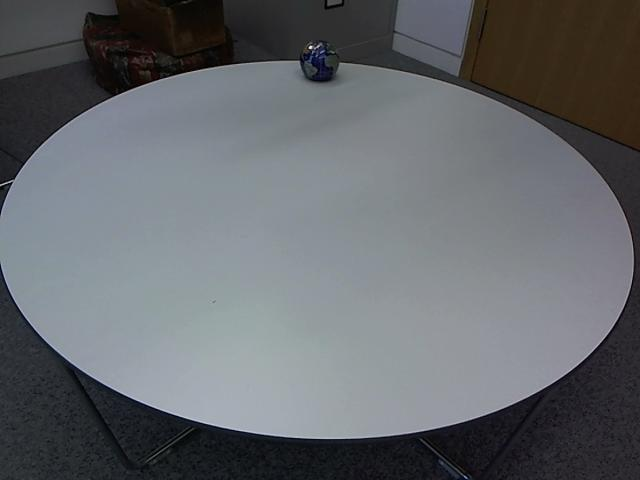
%> input picture set1/00000025.jpg, 640 x 480 px
$ octave main.m   (GNU Octave 9; MATLAB toolbox functions it lacks are replaced by stand-ins)
%> lines starting %> are read from the running program, lines starting %| are printed output that depends on the picture; in (x1, y1, x2, y2) boxes, pixels count from 0 and x2, y2 are one past the last pixel; in counts of white or black regions, pixels touching at a corner belong together; the program's own positions count from 1
### chromy.m
function [ chrome_image ] = chromy( image )
image = double(image);
temp = image(:,:,1) + image(:,:,2) + image(:,:,3);
r = image(:,:,1) ./ temp;
g = image(:,:,2) ./ temp;
s = (image(:,:,1) + image(:,:,2) + image(:,:,3)) / (3*255.0);
chrome_image(:,:,1) = r;
chrome_image(:,:,2) = g;
chrome_image(:,:,3) = s;
end

### detect_balls.m
function [ centers, radii, updated_bg_frame ] = detect_balls( frame, bg_frame )
%DETECT_BALLS Summary of this function goes here
%   Detailed explanation goes here
    current_frame = chromy(frame);
    fore = current_frame(:,:,3) ./ bg_frame(:,:,3) > 1.15 ...
         | current_frame(:,:,3) ./ bg_frame(:,:,3) < 0.8 ...
         | abs(current_frame(:,:,1) - bg_frame(:,:,1)) > 0.07 ...
         | abs(current_frame(:,:,2) - bg_frame(:,:,2)) > 0.07 ...
         | double(ones([480,640])) - current_frame(:,:,1) - current_frame(:,:,2) - (double(ones([480,640])) - bg_frame(:,:,1) - bg_frame(:,:,2)) > 0.07;
    foremm = bwmorph(fore, 'erode', 3);
    foremm = double(bwareaopen(foremm, 10));
    foremm = bwmorph(foremm, 'dilate', 3);

    bg_pixels = ones([480,640], 'double') - double(foremm);
    bg_pixels2(:,:,1) = bg_pixels;
    bg_pixels2(:,:,2) = bg_pixels;
    bg_pixels2(:,:,3) = bg_pixels;
    foremm2(:,:,1) = double(foremm);
    foremm2(:,:,2) = double(foremm);
    foremm2(:,:,3) = double(foremm);
    updated_bg_frame = (bg_frame + 0.1*(current_frame .* bg_pixels2) + 0.1*(bg_frame .* foremm2)) / 1.1;
    [centers_lame, radii_lame] = imfindcircles(foremm, [6 300]);
    [centers, radii] = find_overlap(centers_lame, radii_lame, 1.9);
end

### find_overlap.m
function [ centers, radii ] = find_overlap( centers,radii,gamma)
%FIND_OVERLAP Summary of this function goes here
%   Detailed explanation goes here

for i=1:size(radii)
    for j=1:i-1
      if(radii(i)~=0 && radii(j)~=0)
          if((gamma/2)*(radii(i)+radii(j)) > norm(centers(i,:)-centers(j,:)))

                radii(i)=0.5*radii(i)+0.5*radii(j);
                centers(i,:)=0.5*centers(i,:)+0.5*centers(j,:);

                radii(j)=0;
                centers(j,:)=0;
          end
      end
    end
end

for i=size(radii):-1:1

    if(radii(i)==0)
       radii(i)=[];
       centers(i,:)=[];

    end
end


end

### get_colors.m
function [ colors ] = get_colors(orig_current, centers, radii)
%GET_COLORS Summary of this function goes here
%   Detailed explanation goes here

% colors 1=yellow; 2=pink; 3=white;
yellow = [190, 109, 30];
pink = [181, 55, 103];
white = [150, 150, 150];

norm_colors = [yellow/sum(yellow); pink/sum(pink); white/sum(white)];

[h, w, ~] = size(orig_current);
n = size(radii,1);
colors = zeros(n,1);

for i = 1:n
    % mean of 0.3*radius area
    [rr, cc] = meshgrid(1:w,1:h);
    C = double(sqrt((rr-centers(i,1)).^2+(cc-centers(i,2)).^2) <= 0.3*radii(i));
    r = orig_current(:,:,1);
    g = orig_current(:,:,2);
    pink = orig_current(:,:,3);
    meanR = mean(r(logical(C)));
    meanG = mean(g(logical(C)));
    meanB = mean(pink(logical(C)));

    color = [meanR, meanG, meanB];
    norm_color = color/sum(color);

    d1 = norm(norm_color-norm_colors(1,:));
    d2 = norm(norm_color-norm_colors(2,:));
    d3 = norm(norm_color-norm_colors(3,:));
    [~,p] = min([d1, d2, d3]);
    colors(i) = p;

end


end

### match_points.m
function [ matches, colors, radii ] = match_points( prev_coords, colors, detected_coords, detected_colors,radii)
%UNTITLED Summary of this function goes here
%   Detailed explanation goes here
%TODOs
    s = size(prev_coords,1);
    matches = zeros(s,1);
    uncolored = []; % x, y, original index
    yellow_p = [];
    pink_p = [];
    white_p = [];
    max_d = 100;
    % segment previous
    for i=1:s
        if colors(i) == 0
            uncolored(end+1,1) = prev_coords(i,1);
            uncolored(end,2) = prev_coords(i,2);
            uncolored(end,3) = i;
        elseif colors(i) == 1
            yellow_p(end+1,1) = prev_coords(i,1);
            yellow_p(end,2) = prev_coords(i,2);
            yellow_p(end,3) = i;
        elseif colors(i) == 2
            pink_p(end+1,1) = prev_coords(i,1);
            pink_p(end,2) = prev_coords(i,2);
            pink_p(end,3) = i;
        elseif colors(i) == 3
            white_p(end+1,1) = prev_coords(i,1);
            white_p(end,2) = prev_coords(i,2);
            white_p(end,3) = i;
        end
    end

    % segment detected
    yellow_d = [];
    pink_d = [];
    white_d = [];
    for i=1:length(detected_colors)
        if detected_colors(i) == 1
            yellow_d(end+1,1) = detected_coords(i,1);
            yellow_d(end,2) = detected_coords(i,2);
            yellow_d(end,3) = i;
        elseif detected_colors(i) == 2
            pink_d(end+1,1) = detected_coords(i,1);
            pink_d(end,2) = detected_coords(i,2);
            pink_d(end,3) = i;
        elseif detected_colors(i) == 3
            white_d(end+1,1) = detected_coords(i,1);
            white_d(end,2) = detected_coords(i,2);
            white_d(end,3) = i;
        end
    end
    % match yellow
    if size(yellow_d,1) ~= 0 && size(yellow_p,1) ~= 0
        for i=1:size(yellow_p,1)
            [d,p] = min((yellow_d(:,1)-yellow_p(i,1)).^2 + (yellow_d(:,2)-yellow_p(i,2)).^2);
            index = yellow_d(p,3);
            if find(index==matches)
            elseif d < max_d
                asdf = 'yellow'
                matches(yellow_p(i,3)) = index;
            end
        end
    end

    % match pink
    if size(pink_d,1) ~= 0 && size(pink_p,1) ~= 0
        for i=1:size(pink_p,1)
            [d,p] = min((pink_d(:,1)-pink_p(i,1)).^2 + (pink_d(:,2)-pink_p(i,2)).^2);
            index = pink_d(p,3);
            if find(index==matches)
            elseif d < max_d
                asdf = 'pink'
                matches(pink_p(i,3)) = index;
            end
        end
    end

    % match white
    if size(white_d,1) ~= 0 && size(white_p,1) ~= 0
        for i=1:size(white_p,1)
            [d,p] = min((white_d(:,1)-white_p(i,1)).^2 + (white_d(:,2)-white_p(i,2)).^2);
            index = white_d(p,3);
            if find(index==matches)
            elseif d < max_d
                asdf = white
                matches(white_p(i,3)) = index;
            end
        end
    end
    unused_d = [];
    % find unused detected
    for i = 1:length(detected_colors)
        if find(i==matches)
        else
            unused_d(end+1,1) = detected_coords(i,1);
            unused_d(end,2) = detected_coords(i,2);
            unused_d(end,3) = i;
        end
    end

    % assign randomly to uncolored (they don't have coords yet)
    if size(unused_d,1) ~= 0 && size(uncolored,1) ~= 0
        for j = 1:size(uncolored,1)
            index = uncolored(j,3);
            if matches(index) == 0
                for k = 1:size(unused_d,1)
                    if unused_d(k,3) > 0
                        matches(index) = unused_d(k,3);
                        unused_d(k,3) = 0;
                        break;
                    end
                end
            end
        end
    end

    % update colors
    for i=1:size(matches)
        if matches(i) ~= 0 && colors(i) == 0
            colors(i) = detected_colors(matches(i));
        end
    end
    for i=1:size(matches)
        if matches(i) == 0
            radii(i) = NaN;
        else
            radii(i) = radii(matches(i));
        end
    end
end

### main.m
% load balls_loc.mat
% N_BALLS = size(new_balls,2);

N_BALLS = 10;
present = zeros(1, N_BALLS);
limits  = zeros(1, N_BALLS);
nextid  = ones(1, N_BALLS);
ball_name = {'white 1', 'white 2', 'pink 1', 'pink 2', 'orange 1', 'orange 2', 'orange 3', 'orange 4', 'orange 5', 'orange 6'};
file_name='./set1/';
file_format='.jpg';
previous = [];
colors = zeros(N_BALLS,1);

FIRST_FRAME = 25;
N_FRAMES = 63;
N_HYP = 100;


trackers = cell(N_BALLS,1);
for i = 1:N_BALLS
    trackers{i} = tracker(N_HYP, N_FRAMES);
end
trajectories = zeros(N_FRAMES,N_BALLS,2);
appeared = zeros(N_BALLS,1);
bg_frame = chromy(imread('set1/00000025.jpg'));
%> in chromy, `r = image(:,:,1) ./ temp;`:
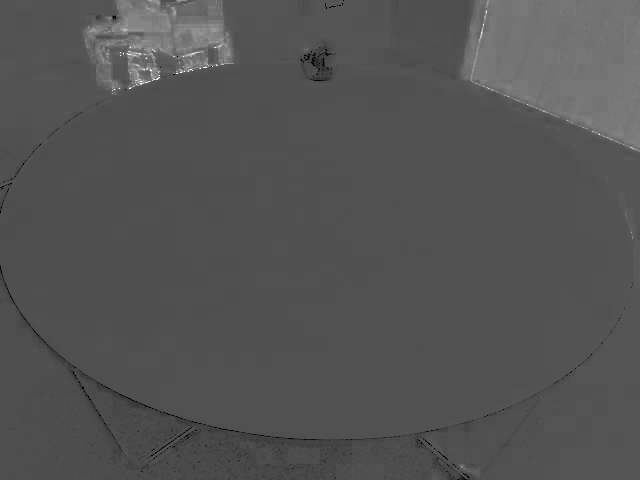
%> r: size 480x640 double; 0.01% of the values are NaN or infinite; the others: min 0, max 1, mean 0.331; drawn with min black, max white, NaN and infinite black
%> in chromy, `g = image(:,:,2) ./ temp;`:
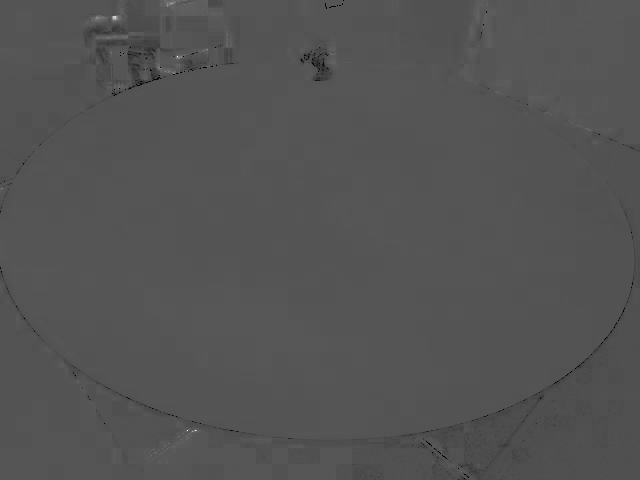
%> g: size 480x640 double; 0.01% of the values are NaN or infinite; the others: min 0, max 1, mean 0.33; drawn with min black, max white, NaN and infinite black
%> in chromy, `chrome_image(:,:,3) = s;`: chrome_image: size 480x640x3 double; 0.01% of the values are NaN or infinite; the others: min 0, max 1, mean 0.356
[img_height, img_width, ~] = size(bg_frame);
%> img_height = 480; img_width = 640


for i = FIRST_FRAME:FIRST_FRAME + N_FRAMES - 1
    filename = [file_name sprintf('%08d', i) file_format];
    orig_current = imread(filename);
%> orig_current is the input picture: size 480x640x3 uint8; mean R, G, B 100.2, 103.2, 107.4
    [centers, radii, bg_frame] = detect_balls(orig_current, bg_frame);
%> in detect_balls, `fore = current_frame(:,:,3) ./ bg_frame(:,:,3) > 1.15 | current_frame(..`: fore: size 480x640 logical; every value is 0
%> in detect_balls, `foremm = double(bwareaopen(foremm, 10));`: foremm: size 480x640 double; every value is 0
%> in detect_balls, `bg_pixels = ones([480,640], 'double') - double(foremm);`: bg_pixels: size 480x640 double; every value is 1
%> in detect_balls, `bg_pixels2(:,:,3) = bg_pixels;`: bg_pixels2: size 480x640x3 double; every value is 1
%> in detect_balls, `foremm2(:,:,3) = double(foremm);`: foremm2: size 480x640x3 double; every value is 0
%> in detect_balls, `[centers_lame, radii_lame] = imfindcircles(foremm, [6 300]);`: centers_lame = [320.5 240.5]; radii_lame = 6
%> the loop in find_overlap, `for i=1:size(radii)` made 1 pass
%> after the loop in find_overlap, `for i=1:size(radii)`: centers = [320.5 240.5]
%> the loop in find_overlap, `for i=size(radii):-1:1` made 1 pass
%> in detect_balls, `[centers, radii] = find_overlap(centers_lame, radii_lame, 1.9);`: radii = 6
%> centers = [320.5 240.5]; radii = 6
    detected_colors = get_colors(orig_current, centers, radii);
%> the loop in get_colors, `for i = 1:n` made 1 pass
%> (meanR, meanG, meanB, norm_color, d1, d2, d3, p) on pass 1: (138.5, 145.5, 153.5, [0.317 0.333 0.351], 0.368, 0.28, 0.0243, 3)
%> pass 1, in get_colors, `C = double(sqrt((rr-centers(i,1)).^2+(cc-centers(i,2)).^2) <= 0.3*radi..`:
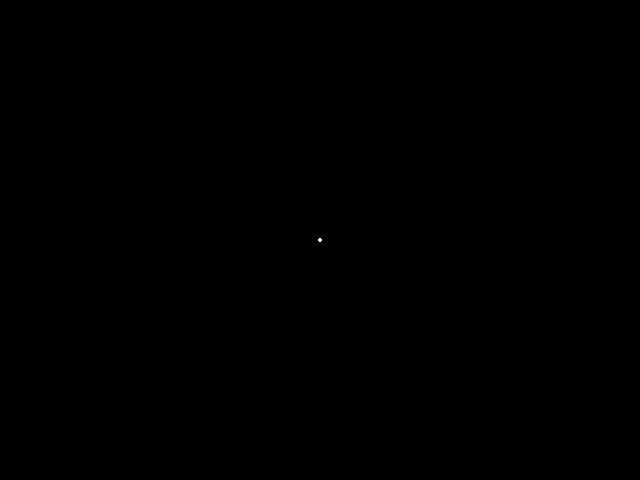
%> C: size 480x640 double; values 0 (black) and 1 (white), 0% white in thin lines or dots, all inside (x1, y1, x2, y2) = (318, 238, 322, 242)
%> pass 1, in get_colors, `r = orig_current(:,:,1);`:
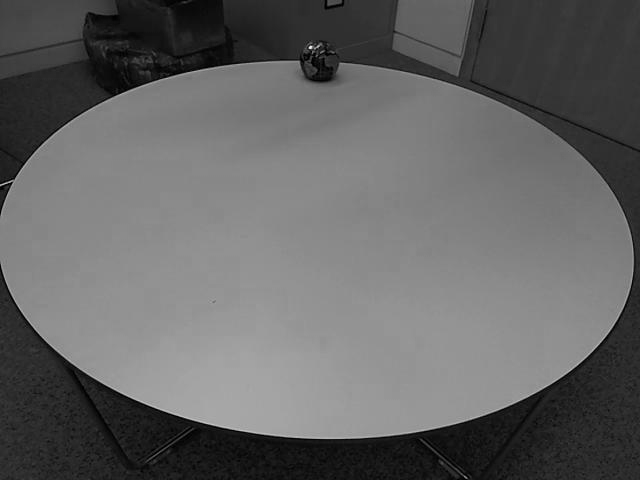
%> r: size 480x640 uint8; min 0, max 242, mean 100.2
%> pass 1, in get_colors, `pink = orig_current(:,:,3);`:
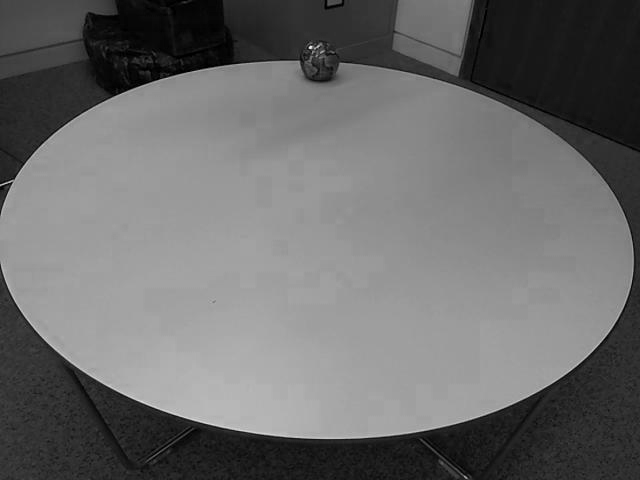
%> pink: size 480x640 uint8; min 0, max 242, mean 107.4
%> detected_colors = 3
    if i-FIRST_FRAME == 0
        previous = zeros(N_BALLS,2);
        for j = 1:N_BALLS
           previous(j,1) = floor(rand(1) * img_height);
           previous(j,2) = floor(rand(1) * img_width);
        end
    else
        previous = squeeze(trajectories(i-1,:,:));
    end
    if i == 29
        prev_coords_30 = previous;
        colors_30 = colors;
        detected_coords_30 = centers;
        detected_colors_30 = detected_colors;
    end
    [matches, colors, radii] = match_points(previous, colors, centers, detected_colors, radii);
%> after the loop in match_points, `for i=1:length(detected_colors)`: white_d = [320.5 240.5 1]
%> after the loop in match_points, `for j = 1:size(uncolored,1)`: matches = [1; 0; 0; 0; 0; 0; 0; 0; 0; 0]; unused_d = [320.5 240.5 0]
%> the loop in match_points, `for i=1:size(matches)` made 10 passes
%> after the loop in match_points, `for i=1:size(matches)`: colors = [3; 0; 0; 0; 0; 0; 0; 0; 0; 0]
%> after the loop in match_points, `for i=1:size(matches)`: radii = [6 NaN NaN NaN NaN NaN NaN NaN NaN NaN]
%> matches = [1; 0; 0; 0; 0; 0; 0; 0; 0; 0]; colors = [3; 0; 0; 0; 0; 0; 0; 0; 0; 0]; radii = [6 NaN NaN NaN NaN NaN NaN NaN NaN NaN]

    appeared = appeared + matches;
%> appeared = [1; 0; 0; 0; 0; 0; 0; 0; 0; 0]
    for m = 1:N_BALLS
        if matches(m) == 0
            detected_x = NaN;
            detected_y = NaN;
        else
            detected_x = centers(matches(m),1);
            detected_y = centers(matches(m),2);
        end
%> (the run ends here)
